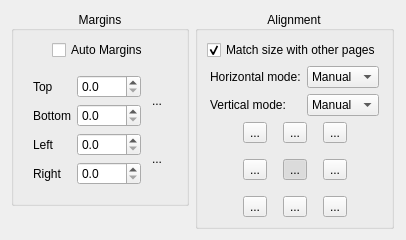
         <widget class="QWidget" name="scrollAreaWidgetContents_6">
          <property name="geometry">
           <rect>
            <x>0</x>
            <y>0</y>
            <width>406</width>
            <height>237</height>
           </rect>
          </property>
          <layout class="QGridLayout" name="gridLayout_10">
           <item row="1" column="0">
            <spacer name="horizontalSpacer_27">
             <property name="orientation">
              <enum>Qt::Horizontal</enum>
             </property>
             <property name="sizeHint" stdset="0">
              <size>
               <width>1</width>
               <height>1</height>
              </size>
             </property>
            </spacer>
           </item>
           <item row="1" column="1">
            <layout class="QVBoxLayout" name="verticalLayout_15">
             <item>
              <widget class="QGroupBox" name="marginsGroup">
               <property name="title">
                <string>Margins</string>
               </property>
               <property name="alignment">
                <set>Qt::AlignCenter</set>
               </property>
               <layout class="QVBoxLayout" name="verticalLayout_14">
                <item>
                 <layout class="QHBoxLayout" name="horizontalLayout_8">
                  <item>
                   <spacer name="horizontalSpacer_21">
                    <property name="orientation">
                     <enum>Qt::Horizontal</enum>
                    </property>
                    <property name="sizeHint" stdset="0">
                     <size>
                      <width>1</width>
                      <height>1</height>
                     </size>
                    </property>
                   </spacer>
                  </item>
                  <item>
                   <widget class="QCheckBox" name="autoMargins">
                    <property name="text">
                     <string>Auto Margins</string>
                    </property>
                    <property name="checked">
                     <bool>false</bool>
                    </property>
                   </widget>
                  </item>
                  <item>
                   <spacer name="horizontalSpacer_22">
                    <property name="orientation">
                     <enum>Qt::Horizontal</enum>
                    </property>
                    <property name="sizeHint" stdset="0">
                     <size>
                      <width>1</width>
                      <height>1</height>
                     </size>
                    </property>
                   </spacer>
                  </item>
                 </layout>
                </item>
                <item>
                 <widget class="QWidget" name="marginsWidget" native="true">
                  <layout class="QHBoxLayout" name="horizontalLayout_9">
                   <item>
                    <spacer name="horizontalSpacer_23">
                     <property name="orientation">
                      <enum>Qt::Horizontal</enum>
                     </property>
                     <property name="sizeHint" stdset="0">
                      <size>
                       <width>1</width>
                       <height>1</height>
                      </size>
                     </property>
                    </spacer>
                   </item>
                   <item>
                    <layout class="QGridLayout" name="gridLayout_9">
                     <item row="0" column="2" rowspan="2">
                      <widget class="QToolButton" name="topBottomLink">
                       <property name="minimumSize">
                        <size>
                         <width>20</width>
                         <height>36</height>
                        </size>
                       </property>
                       <property name="maximumSize">
                        <size>
                         <width>20</width>
                         <height>36</height>
                        </size>
                       </property>
                       <property name="styleSheet">
                        <string notr="true">QToolButton:!hover {
  padding: 0;
  border: none;
  background-color: transparent;
}

QToolButton:hover {
  padding: 0;
  border: 1px solid palette(highlight);
  background-color: palette(base);
}

QToolButton:pressed {
  padding: 0;
  border: 1px solid palette(highlight);
  background-color: palette(alternative-base);
}</string>
                       </property>
                       <property name="text">
                        <string>...</string>
                       </property>
                       <property name="icon">
                        <iconset resource="../resources/resources.qrc">
                         <normaloff>:/icons/stock-vchain.svg</normaloff>:/icons/stock-vchain.svg</iconset>
                       </property>
                       <property name="iconSize">
                        <size>
                         <width>18</width>
                         <height>24</height>
                        </size>
                       </property>
                      </widget>
                     </item>
                     <item row="0" column="0">
                      <widget class="QLabel" name="label_3">
                       <property name="text">
                        <string>Top</string>
                       </property>
                      </widget>
                     </item>
                     <item row="3" column="0">
                      <widget class="QLabel" name="label_4">
                       <property name="text">
                        <string>Right</string>
                       </property>
                      </widget>
                     </item>
                     <item row="2" column="0">
                      <widget class="QLabel" name="label_5">
                       <property name="text">
                        <string>Left</string>
                       </property>
                      </widget>
                     </item>
                     <item row="2" column="2" rowspan="2">
                      <widget class="QToolButton" name="leftRightLink">
                       <property name="minimumSize">
                        <size>
                         <width>20</width>
                         <height>36</height>
                        </size>
                       </property>
                       <property name="maximumSize">
                        <size>
                         <width>20</width>
                         <height>36</height>
                        </size>
                       </property>
                       <property name="styleSheet">
                        <string notr="true">QToolButton:!hover {
  padding: 0;
  border: none;
  background-color: transparent;
}

QToolButton:hover {
  padding: 0;
  border: 1px solid palette(highlight);
  background-color: palette(base);
}

QToolButton:pressed {
  padding: 0;
  border: 1px solid palette(highlight);
  background-color: palette(alternative-base);
}</string>
                       </property>
                       <property name="text">
                        <string>...</string>
                       </property>
                       <property name="icon">
                        <iconset resource="../resources/resources.qrc">
                         <normaloff>:/icons/stock-vchain.svg</normaloff>:/icons/stock-vchain.svg</iconset>
                       </property>
                       <property name="iconSize">
                        <size>
                         <width>18</width>
                         <height>24</height>
                        </size>
                       </property>
                       <property name="checked">
                        <bool>false</bool>
                       </property>
                      </widget>
                     </item>
                     <item row="3" column="1">
                      <widget class="QDoubleSpinBox" name="rightMarginSpinBox">
                       <property name="decimals">
                        <number>1</number>
                       </property>
                       <property name="maximum">
                        <double>9999.000000000000000</double>
                       </property>
                      </widget>
                     </item>
                     <item row="1" column="1">
                      <widget class="QDoubleSpinBox" name="bottomMarginSpinBox">
                       <property name="decimals">
                        <number>1</number>
                       </property>
                       <property name="maximum">
                        <double>9999.000000000000000</double>
                       </property>
                      </widget>
                     </item>
                     <item row="0" column="1">
                      <widget class="QDoubleSpinBox" name="topMarginSpinBox">
                       <property name="decimals">
                        <number>1</number>
                       </property>
                       <property name="maximum">
                        <double>9999.000000000000000</double>
                       </property>
                      </widget>
                     </item>
                     <item row="1" column="0">
                      <widget class="QLabel" name="label_6">
                       <property name="text">
                        <string>Bottom</string>
                       </property>
                      </widget>
                     </item>
                     <item row="2" column="1">
                      <widget class="QDoubleSpinBox" name="leftMarginSpinBox">
                       <property name="decimals">
                        <number>1</number>
                       </property>
                       <property name="maximum">
                        <double>9999.000000000000000</double>
                       </property>
                      </widget>
                     </item>
                    </layout>
                   </item>
                   <item>
                    <spacer name="horizontalSpacer_24">
                     <property name="orientation">
                      <enum>Qt::Horizontal</enum>
                     </property>
                     <property name="sizeType">
                      <enum>QSizePolicy::Expanding</enum>
                     </property>
                     <property name="sizeHint" stdset="0">
                      <size>
                       <width>1</width>
                       <height>1</height>
                      </size>
                     </property>
                    </spacer>
                   </item>
                  </layout>
                 </widget>
                </item>
               </layout>
              </widget>
             </item>
             <item>
              <spacer name="verticalSpacer_13">
               <property name="orientation">
                <enum>Qt::Vertical</enum>
               </property>
               <property name="sizeHint" stdset="0">
                <size>
                 <width>20</width>
                 <height>40</height>
                </size>
               </property>
              </spacer>
             </item>
            </layout>
           </item>
           <item row="1" column="3">
            <spacer name="horizontalSpacer_28">
             <property name="orientation">
              <enum>Qt::Horizontal</enum>
             </property>
             <property name="sizeHint" stdset="0">
              <size>
               <width>1</width>
               <height>1</height>
              </size>
             </property>
            </spacer>
           </item>
           <item row="2" column="1" colspan="2">
            <spacer name="verticalSpacer_10">
             <property name="orientation">
              <enum>Qt::Vertical</enum>
             </property>
             <property name="sizeHint" stdset="0">
              <size>
               <width>1</width>
               <height>1</height>
              </size>
             </property>
            </spacer>
           </item>
           <item row="0" column="1" colspan="2">
            <spacer name="verticalSpacer_9">
             <property name="orientation">
              <enum>Qt::Vertical</enum>
             </property>
             <property name="sizeHint" stdset="0">
              <size>
               <width>1</width>
               <height>1</height>
              </size>
             </property>
            </spacer>
           </item>
           <item row="1" column="2">
            <widget class="QGroupBox" name="alignmentGroup">
             <property name="title">
              <string>Alignment</string>
             </property>
             <property name="alignment">
              <set>Qt::AlignCenter</set>
             </property>
             <layout class="QVBoxLayout" name="verticalLayout_12">
              <item>
               <layout class="QHBoxLayout" name="horizontalLayout_26">
                <item>
                 <spacer name="horizontalSpacer_15">
                  <property name="orientation">
                   <enum>Qt::Horizontal</enum>
                  </property>
                  <property name="sizeHint" stdset="0">
                   <size>
                    <width>1</width>
                    <height>1</height>
                   </size>
                  </property>
                 </spacer>
                </item>
                <item>
                 <widget class="QCheckBox" name="alignWithOthersCB">
                  <property name="text">
                   <string>Match size with other pages</string>
                  </property>
                  <property name="checked">
                   <bool>true</bool>
                  </property>
                 </widget>
                </item>
                <item>
                 <spacer name="horizontalSpacer_16">
                  <property name="orientation">
                   <enum>Qt::Horizontal</enum>
                  </property>
                  <property name="sizeHint" stdset="0">
                   <size>
                    <width>1</width>
                    <height>1</height>
                   </size>
                  </property>
                 </spacer>
                </item>
               </layout>
              </item>
              <item>
               <layout class="QHBoxLayout" name="horizontalLayout_20">
                <item>
                 <spacer name="horizontalSpacer_74">
                  <property name="orientation">
                   <enum>Qt::Horizontal</enum>
                  </property>
                  <property name="sizeHint" stdset="0">
                   <size>
                    <width>1</width>
                    <height>1</height>
                   </size>
                  </property>
                 </spacer>
                </item>
                <item>
                 <layout class="QGridLayout" name="gridLayout_15">
                  <item row="0" column="0">
                   <widget class="QLabel" name="hAlignmentModeLabel">
                    <property name="text">
                     <string>Horizontal mode:</string>
                    </property>
                   </widget>
                  </item>
                  <item row="1" column="0">
                   <widget class="QLabel" name="vAlignmentModeLabel">
                    <property name="text">
                     <string>Vertical mode:</string>
                    </property>
                   </widget>
                  </item>
                  <item row="0" column="1">
                   <widget class="QComboBox" name="hAlignmentModeCB">
                    <property name="currentIndex">
                     <number>1</number>
                    </property>
                    <item>
                     <property name="text">
                      <string comment="auto">Auto</string>
                     </property>
                    </item>
                    <item>
                     <property name="text">
                      <string comment="manual">Manual</string>
                     </property>
                    </item>
                    <item>
                     <property name="text">
                      <string comment="original">Original</string>
                     </property>
                    </item>
                   </widget>
                  </item>
                  <item row="1" column="1">
                   <widget class="QComboBox" name="vAlignmentModeCB">
                    <property name="currentIndex">
                     <number>1</number>
                    </property>
                    <item>
                     <property name="text">
                      <string comment="auto">Auto</string>
                     </property>
                    </item>
                    <item>
                     <property name="text">
                      <string comment="manual">Manual</string>
                     </property>
                    </item>
                    <item>
                     <property name="text">
                      <string comment="original">Original</string>
                     </property>
                    </item>
                   </widget>
                  </item>
                 </layout>
                </item>
                <item>
                 <spacer name="horizontalSpacer_75">
                  <property name="orientation">
                   <enum>Qt::Horizontal</enum>
                  </property>
                  <property name="sizeHint" stdset="0">
                   <size>
                    <width>1</width>
                    <height>1</height>
                   </size>
                  </property>
                 </spacer>
                </item>
               </layout>
              </item>
              <item>
               <layout class="QHBoxLayout" name="horizontalLayout_5">
                <item>
                 <spacer name="horizontalSpacer_17">
                  <property name="orientation">
                   <enum>Qt::Horizontal</enum>
                  </property>
                  <property name="sizeHint" stdset="0">
                   <size>
                    <width>1</width>
                    <height>1</height>
                   </size>
                  </property>
                 </spacer>
                </item>
                <item>
                 <layout class="QGridLayout" name="gridLayout_8">
                  <property name="spacing">
                   <number>16</number>
                  </property>
                  <item row="0" column="0">
                   <widget class="QToolButton" name="alignTopLeftBtn">
                    <property name="text">
                     <string>...</string>
                    </property>
                    <property name="icon">
                     <iconset resource="../resources/resources.qrc">
                      <normaloff>:/icons/stock-gravity-north-west.svg</normaloff>:/icons/stock-gravity-north-west.svg</iconset>
                    </property>
                    <property name="iconSize">
                     <size>
                      <width>24</width>
                      <height>24</height>
                     </size>
                    </property>
                    <property name="checkable">
                     <bool>true</bool>
                    </property>
                    <property name="autoExclusive">
                     <bool>true</bool>
                    </property>
                   </widget>
                  </item>
                  <item row="0" column="1">
                   <widget class="QToolButton" name="alignTopBtn">
                    <property name="text">
                     <string>...</string>
                    </property>
                    <property name="icon">
                     <iconset resource="../resources/resources.qrc">
                      <normaloff>:/icons/stock-gravity-north.svg</normaloff>:/icons/stock-gravity-north.svg</iconset>
                    </property>
                    <property name="iconSize">
                     <size>
                      <width>24</width>
                      <height>24</height>
                     </size>
                    </property>
                    <property name="checkable">
                     <bool>true</bool>
                    </property>
                    <property name="autoExclusive">
                     <bool>true</bool>
                    </property>
                   </widget>
                  </item>
                  <item row="0" column="2">
                   <widget class="QToolButton" name="alignTopRightBtn">
                    <property name="text">
                     <string>...</string>
                    </property>
                    <property name="icon">
                     <iconset resource="../resources/resources.qrc">
                      <normaloff>:/icons/stock-gravity-north-east.svg</normaloff>:/icons/stock-gravity-north-east.svg</iconset>
                    </property>
                    <property name="iconSize">
                     <size>
                      <width>24</width>
                      <height>24</height>
                     </size>
                    </property>
                    <property name="checkable">
                     <bool>true</bool>
                    </property>
                    <property name="autoExclusive">
                     <bool>true</bool>
                    </property>
                   </widget>
                  </item>
                  <item row="1" column="0">
                   <widget class="QToolButton" name="alignLeftBtn">
                    <property name="text">
                     <string>...</string>
                    </property>
                    <property name="icon">
                     <iconset resource="../resources/resources.qrc">
                      <normaloff>:/icons/stock-gravity-west.svg</normaloff>:/icons/stock-gravity-west.svg</iconset>
                    </property>
                    <property name="iconSize">
                     <size>
                      <width>24</width>
                      <height>24</height>
                     </size>
                    </property>
                    <property name="checkable">
                     <bool>true</bool>
                    </property>
                    <property name="autoExclusive">
                     <bool>true</bool>
                    </property>
                   </widget>
                  </item>
                  <item row="1" column="1">
                   <widget class="QToolButton" name="alignCenterBtn">
                    <property name="text">
                     <string>...</string>
                    </property>
                    <property name="icon">
                     <iconset resource="../resources/resources.qrc">
                      <normaloff>:/icons/stock-center.svg</normaloff>:/icons/stock-center.svg</iconset>
                    </property>
                    <property name="iconSize">
                     <size>
                      <width>24</width>
                      <height>24</height>
                     </size>
                    </property>
                    <property name="checkable">
                     <bool>true</bool>
                    </property>
                    <property name="checked">
                     <bool>true</bool>
                    </property>
                    <property name="autoExclusive">
                     <bool>true</bool>
                    </property>
                   </widget>
                  </item>
                  <item row="1" column="2">
                   <widget class="QToolButton" name="alignRightBtn">
                    <property name="text">
                     <string>...</string>
                    </property>
                    <property name="icon">
                     <iconset resource="../resources/resources.qrc">
                      <normaloff>:/icons/stock-gravity-east.svg</normaloff>:/icons/stock-gravity-east.svg</iconset>
                    </property>
                    <property name="iconSize">
                     <size>
                      <width>24</width>
                      <height>24</height>
                     </size>
                    </property>
                    <property name="checkable">
                     <bool>true</bool>
                    </property>
                    <property name="autoExclusive">
                     <bool>true</bool>
                    </property>
                   </widget>
                  </item>
                  <item row="2" column="0">
                   <widget class="QToolButton" name="alignBottomLeftBtn">
                    <property name="text">
                     <string>...</string>
                    </property>
                    <property name="icon">
                     <iconset resource="../resources/resources.qrc">
                      <normaloff>:/icons/stock-gravity-south-west.svg</normaloff>:/icons/stock-gravity-south-west.svg</iconset>
                    </property>
                    <property name="iconSize">
                     <size>
                      <width>24</width>
                      <height>24</height>
                     </size>
                    </property>
                    <property name="checkable">
                     <bool>true</bool>
                    </property>
                    <property name="autoExclusive">
                     <bool>true</bool>
                    </property>
                   </widget>
                  </item>
                  <item row="2" column="1">
                   <widget class="QToolButton" name="alignBottomBtn">
                    <property name="text">
                     <string>...</string>
                    </property>
                    <property name="icon">
                     <iconset resource="../resources/resources.qrc">
                      <normaloff>:/icons/stock-gravity-south.svg</normaloff>:/icons/stock-gravity-south.svg</iconset>
                    </property>
                    <property name="iconSize">
                     <size>
                      <width>24</width>
                      <height>24</height>
                     </size>
                    </property>
                    <property name="checkable">
                     <bool>true</bool>
                    </property>
                    <property name="autoExclusive">
                     <bool>true</bool>
                    </property>
                   </widget>
                  </item>
                  <item row="2" column="2">
                   <widget class="QToolButton" name="alignBottomRightBtn">
                    <property name="text">
                     <string>...</string>
                    </property>
                    <property name="icon">
                     <iconset resource="../resources/resources.qrc">
                      <normaloff>:/icons/stock-gravity-south-east.svg</normaloff>:/icons/stock-gravity-south-east.svg</iconset>
                    </property>
                    <property name="iconSize">
                     <size>
                      <width>24</width>
                      <height>24</height>
                     </size>
                    </property>
                    <property name="checkable">
                     <bool>true</bool>
                    </property>
                    <property name="autoExclusive">
                     <bool>true</bool>
                    </property>
                   </widget>
                  </item>
                 </layout>
                </item>
                <item>
                 <spacer name="horizontalSpacer_18">
                  <property name="orientation">
                   <enum>Qt::Horizontal</enum>
                  </property>
                  <property name="sizeHint" stdset="0">
                   <size>
                    <width>1</width>
                    <height>1</height>
                   </size>
                  </property>
                 </spacer>
                </item>
               </layout>
              </item>
             </layout>
            </widget>
           </item>
          </layout>
         </widget>
